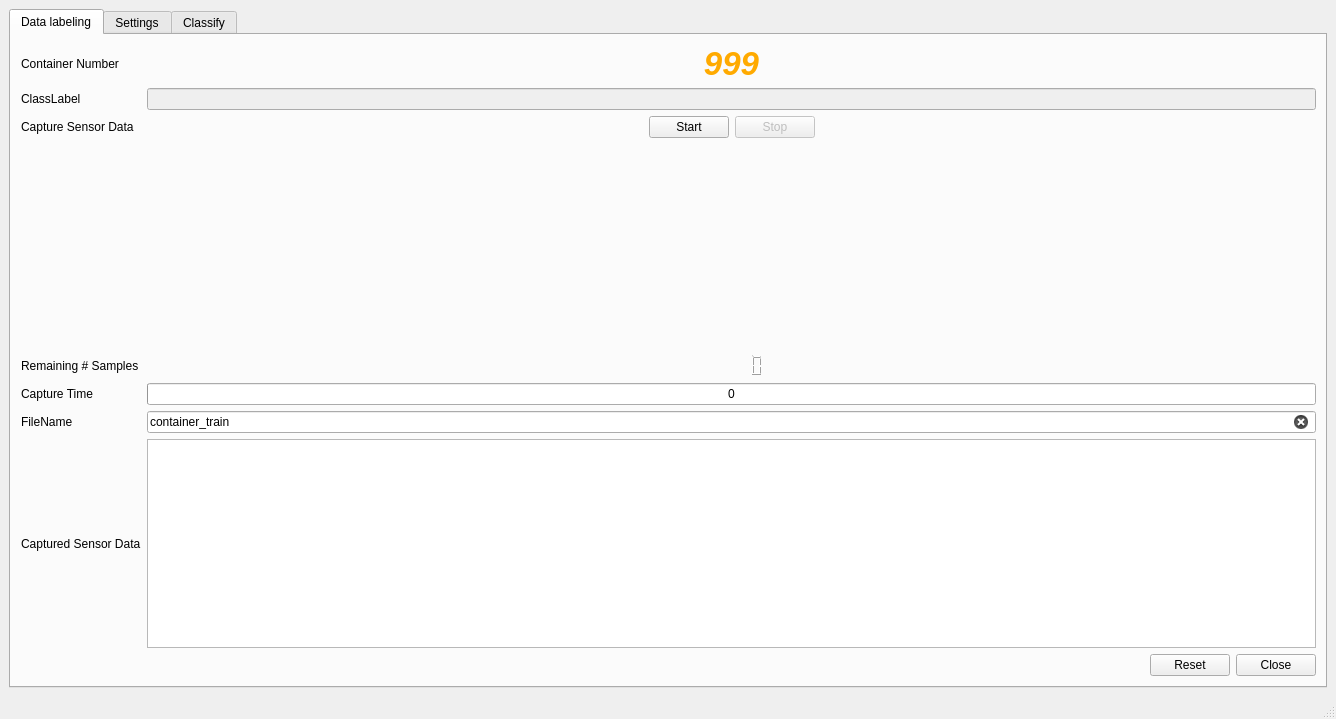
<?xml version="1.0" encoding="UTF-8"?>
<ui version="4.0">
 <class>MainWindow</class>
 <widget class="QMainWindow" name="MainWindow">
  <property name="geometry">
   <rect>
    <x>0</x>
    <y>0</y>
    <width>1336</width>
    <height>719</height>
   </rect>
  </property>
  <property name="acceptDrops">
   <bool>false</bool>
  </property>
  <property name="windowTitle">
   <string>Data Collection</string>
  </property>
  <property name="windowIcon">
   <iconset>
    <normaloff>Icon/research4-1.png</normaloff>Icon/research4-1.png</iconset>
  </property>
  <widget class="QWidget" name="centralwidget">
   <layout class="QGridLayout" name="gridLayout">
    <item row="0" column="0">
     <widget class="QTabWidget" name="mainTabObj">
      <property name="toolTip">
       <string/>
      </property>
      <property name="currentIndex">
       <number>0</number>
      </property>
      <property name="movable">
       <bool>true</bool>
      </property>
      <property name="tabBarAutoHide">
       <bool>true</bool>
      </property>
      <widget class="QWidget" name="dataLabelingTab">
       <attribute name="title">
        <string>Data labeling</string>
       </attribute>
       <widget class="QWidget" name="formLayoutWidget">
        <property name="geometry">
         <rect>
          <x>10</x>
          <y>10</y>
          <width>1295</width>
          <height>631</height>
         </rect>
        </property>
        <layout class="QGridLayout" name="dataLabelingTabGridLayout">
         <property name="sizeConstraint">
          <enum>QLayout::SetNoConstraint</enum>
         </property>
         <item row="8" column="0">
          <widget class="QLabel" name="fileNameLabel">
           <property name="text">
            <string>FileName</string>
           </property>
          </widget>
         </item>
         <item row="4" column="0">
          <widget class="QLabel" name="captureLabel">
           <property name="text">
            <string>Capture Sensor Data</string>
           </property>
          </widget>
         </item>
         <item row="8" column="1">
          <widget class="QLineEdit" name="fileNameLineEdit">
           <property name="text">
            <string>container_train</string>
           </property>
           <property name="clearButtonEnabled">
            <bool>true</bool>
           </property>
          </widget>
         </item>
         <item row="13" column="1">
          <layout class="QHBoxLayout" name="closeResetHLayout">
           <item>
            <spacer name="horizontalSpacer">
             <property name="orientation">
              <enum>Qt::Horizontal</enum>
             </property>
             <property name="sizeHint" stdset="0">
              <size>
               <width>40</width>
               <height>20</height>
              </size>
             </property>
            </spacer>
           </item>
           <item>
            <widget class="QPushButton" name="resetBtn">
             <property name="text">
              <string>Reset</string>
             </property>
            </widget>
           </item>
           <item>
            <widget class="QPushButton" name="closeBtn">
             <property name="text">
              <string>Close</string>
             </property>
            </widget>
           </item>
          </layout>
         </item>
         <item row="2" column="1">
          <widget class="QLineEdit" name="classLabelLineEdit">
           <property name="enabled">
            <bool>false</bool>
           </property>
          </widget>
         </item>
         <item row="4" column="1">
          <layout class="QHBoxLayout" name="capturSensorDataHLayout">
           <item>
            <spacer name="horizontalSpacer_2">
             <property name="orientation">
              <enum>Qt::Horizontal</enum>
             </property>
             <property name="sizeHint" stdset="0">
              <size>
               <width>30</width>
               <height>20</height>
              </size>
             </property>
            </spacer>
           </item>
           <item>
            <widget class="QPushButton" name="startCaptureBtn">
             <property name="mouseTracking">
              <bool>false</bool>
             </property>
             <property name="toolTip">
              <string>click to capture the sensor data</string>
             </property>
             <property name="whatsThis">
              <string>click to capture the sensor data</string>
             </property>
             <property name="text">
              <string>Start</string>
             </property>
            </widget>
           </item>
           <item>
            <widget class="QPushButton" name="stopCaptureBtn">
             <property name="enabled">
              <bool>false</bool>
             </property>
             <property name="text">
              <string>Stop</string>
             </property>
            </widget>
           </item>
           <item>
            <spacer name="horizontalSpacer_5">
             <property name="orientation">
              <enum>Qt::Horizontal</enum>
             </property>
             <property name="sizeHint" stdset="0">
              <size>
               <width>40</width>
               <height>20</height>
              </size>
             </property>
            </spacer>
           </item>
          </layout>
         </item>
         <item row="2" column="0">
          <widget class="QLabel" name="classLabelLabel">
           <property name="text">
            <string>ClassLabel</string>
           </property>
          </widget>
         </item>
         <item row="9" column="0">
          <widget class="QLabel" name="sensorTextLabel">
           <property name="text">
            <string>Captured Sensor Data</string>
           </property>
          </widget>
         </item>
         <item row="1" column="0">
          <widget class="QLabel" name="containerNumberLabel">
           <property name="text">
            <string>Container Number</string>
           </property>
          </widget>
         </item>
         <item row="9" column="1">
          <widget class="QTextEdit" name="sensorTextEdit">
           <property name="undoRedoEnabled">
            <bool>false</bool>
           </property>
           <property name="readOnly">
            <bool>true</bool>
           </property>
          </widget>
         </item>
         <item row="1" column="1">
          <widget class="QLabel" name="containerNumberLabelValueDisplay">
           <property name="enabled">
            <bool>true</bool>
           </property>
           <property name="palette">
            <palette>
             <active>
              <colorrole role="WindowText">
               <brush brushstyle="SolidPattern">
                <color alpha="255">
                 <red>255</red>
                 <green>170</green>
                 <blue>0</blue>
                </color>
               </brush>
              </colorrole>
             </active>
             <inactive>
              <colorrole role="WindowText">
               <brush brushstyle="SolidPattern">
                <color alpha="255">
                 <red>255</red>
                 <green>170</green>
                 <blue>0</blue>
                </color>
               </brush>
              </colorrole>
             </inactive>
             <disabled>
              <colorrole role="WindowText">
               <brush brushstyle="SolidPattern">
                <color alpha="255">
                 <red>120</red>
                 <green>120</green>
                 <blue>120</blue>
                </color>
               </brush>
              </colorrole>
             </disabled>
            </palette>
           </property>
           <property name="font">
            <font>
             <pointsize>25</pointsize>
             <weight>75</weight>
             <italic>true</italic>
             <bold>true</bold>
            </font>
           </property>
           <property name="autoFillBackground">
            <bool>false</bool>
           </property>
           <property name="text">
            <string>999</string>
           </property>
           <property name="textFormat">
            <enum>Qt::PlainText</enum>
           </property>
           <property name="alignment">
            <set>Qt::AlignCenter</set>
           </property>
          </widget>
         </item>
         <item row="7" column="1">
          <widget class="QProgressBar" name="captureTimeProgressBar">
           <property name="value">
            <number>0</number>
           </property>
           <property name="format">
            <string>%p</string>
           </property>
          </widget>
         </item>
         <item row="6" column="0">
          <widget class="QLabel" name="remainingSamplesToCaptureLabel">
           <property name="text">
            <string>Remaining # Samples</string>
           </property>
          </widget>
         </item>
         <item row="7" column="0">
          <widget class="QLabel" name="captureTimeLabel">
           <property name="text">
            <string>Capture Time</string>
           </property>
          </widget>
         </item>
         <item row="6" column="1">
          <widget class="QLCDNumber" name="remainingSamplesToCaptureLCDNumber">
           <property name="font">
            <font>
             <weight>75</weight>
             <bold>true</bold>
             <kerning>true</kerning>
            </font>
           </property>
           <property name="layoutDirection">
            <enum>Qt::LeftToRight</enum>
           </property>
           <property name="frameShape">
            <enum>QFrame::NoFrame</enum>
           </property>
           <property name="frameShadow">
            <enum>QFrame::Plain</enum>
           </property>
           <property name="digitCount">
            <number>6</number>
           </property>
           <property name="mode">
            <enum>QLCDNumber::Dec</enum>
           </property>
          </widget>
         </item>
         <item row="5" column="1">
          <spacer name="verticalSpacer">
           <property name="orientation">
            <enum>Qt::Vertical</enum>
           </property>
           <property name="sizeHint" stdset="0">
            <size>
             <width>20</width>
             <height>40</height>
            </size>
           </property>
          </spacer>
         </item>
        </layout>
       </widget>
      </widget>
      <widget class="QWidget" name="settingTab">
       <attribute name="title">
        <string>Settings</string>
       </attribute>
       <widget class="QWidget" name="gridLayoutWidget_2">
        <property name="geometry">
         <rect>
          <x>20</x>
          <y>20</y>
          <width>1281</width>
          <height>251</height>
         </rect>
        </property>
        <layout class="QGridLayout" name="settingTabMainGridLayout">
         <property name="sizeConstraint">
          <enum>QLayout::SetNoConstraint</enum>
         </property>
         <item row="2" column="0">
          <widget class="QLabel" name="recordingFolderLocationLabel">
           <property name="text">
            <string>Recording Folder Location</string>
           </property>
          </widget>
         </item>
         <item row="0" column="0">
          <widget class="QLabel" name="serialPortSettingsLabel">
           <property name="text">
            <string>Serial Port Settings</string>
           </property>
          </widget>
         </item>
         <item row="2" column="1">
          <layout class="QHBoxLayout" name="recordingFolderLocationhorizontalLayout">
           <item>
            <spacer name="horizontalSpacer_4">
             <property name="orientation">
              <enum>Qt::Horizontal</enum>
             </property>
             <property name="sizeHint" stdset="0">
              <size>
               <width>40</width>
               <height>20</height>
              </size>
             </property>
            </spacer>
           </item>
           <item>
            <widget class="QLineEdit" name="recordingFolderLocationLineEdit">
             <property name="text">
              <string>datarecording_discrete/rgb/</string>
             </property>
             <property name="clearButtonEnabled">
              <bool>true</bool>
             </property>
            </widget>
           </item>
          </layout>
         </item>
         <item row="0" column="1">
          <layout class="QVBoxLayout" name="setialPortSettingsVerticalLayout">
           <item>
            <layout class="QHBoxLayout" name="baudrateHorizontalLayout">
             <item>
              <widget class="QLabel" name="baudrateLabel">
               <property name="layoutDirection">
                <enum>Qt::LeftToRight</enum>
               </property>
               <property name="text">
                <string>Baudrate</string>
               </property>
              </widget>
             </item>
             <item>
              <widget class="QComboBox" name="baudrateComboBox">
               <property name="currentText">
                <string>115200</string>
               </property>
               <property name="maxVisibleItems">
                <number>20</number>
               </property>
               <property name="sizeAdjustPolicy">
                <enum>QComboBox::AdjustToMinimumContentsLength</enum>
               </property>
               <item>
                <property name="text">
                 <string>115200</string>
                </property>
               </item>
               <item>
                <property name="text">
                 <string>57600</string>
                </property>
               </item>
               <item>
                <property name="text">
                 <string>38400</string>
                </property>
               </item>
               <item>
                <property name="text">
                 <string>28800</string>
                </property>
               </item>
               <item>
                <property name="text">
                 <string>19200</string>
                </property>
               </item>
               <item>
                <property name="text">
                 <string>14400</string>
                </property>
               </item>
               <item>
                <property name="text">
                 <string>9600</string>
                </property>
               </item>
               <item>
                <property name="text">
                 <string>4800</string>
                </property>
               </item>
               <item>
                <property name="text">
                 <string>2400</string>
                </property>
               </item>
               <item>
                <property name="text">
                 <string>1200</string>
                </property>
               </item>
               <item>
                <property name="text">
                 <string>900</string>
                </property>
               </item>
               <item>
                <property name="text">
                 <string>600</string>
                </property>
               </item>
               <item>
                <property name="text">
                 <string>300</string>
                </property>
               </item>
              </widget>
             </item>
            </layout>
           </item>
           <item>
            <layout class="QHBoxLayout" name="portHorizontalLayout">
             <item>
              <widget class="QLabel" name="portLabel">
               <property name="text">
                <string>Port</string>
               </property>
              </widget>
             </item>
             <item>
              <spacer name="horizontalSpacer_3">
               <property name="orientation">
                <enum>Qt::Horizontal</enum>
               </property>
               <property name="sizeHint" stdset="0">
                <size>
                 <width>40</width>
                 <height>20</height>
                </size>
               </property>
              </spacer>
             </item>
             <item>
              <widget class="QLineEdit" name="portlineEdit">
               <property name="text">
                <string>COM3</string>
               </property>
               <property name="clearButtonEnabled">
                <bool>true</bool>
               </property>
              </widget>
             </item>
            </layout>
           </item>
          </layout>
         </item>
         <item row="1" column="0">
          <widget class="QLabel" name="recordingTimerLabel">
           <property name="text">
            <string>Recording Timer</string>
           </property>
          </widget>
         </item>
         <item row="4" column="0">
          <widget class="QLabel" name="colorSpaceLabel">
           <property name="text">
            <string>Color Space</string>
           </property>
          </widget>
         </item>
         <item row="3" column="0">
          <widget class="QLabel" name="sensorEnableDisableLabel">
           <property name="text">
            <string>Enable / Disable Color Sensor</string>
           </property>
          </widget>
         </item>
         <item row="1" column="1">
          <layout class="QHBoxLayout" name="recordingTimerHorizontalLayout">
           <item>
            <widget class="QCheckBox" name="enableTimerCheckBox">
             <property name="text">
              <string>Enable Timer</string>
             </property>
             <property name="checked">
              <bool>true</bool>
             </property>
            </widget>
           </item>
           <item>
            <spacer name="horizontalSpacer_9">
             <property name="orientation">
              <enum>Qt::Horizontal</enum>
             </property>
             <property name="sizeHint" stdset="0">
              <size>
               <width>40</width>
               <height>20</height>
              </size>
             </property>
            </spacer>
           </item>
           <item>
            <widget class="QLabel" name="timerInSecondsLabel">
             <property name="text">
              <string>Time(in seconds)</string>
             </property>
            </widget>
           </item>
           <item>
            <widget class="QLineEdit" name="timerInSecondsLineEdit">
             <property name="inputMethodHints">
              <set>Qt::ImhNone</set>
             </property>
             <property name="text">
              <string>40</string>
             </property>
             <property name="clearButtonEnabled">
              <bool>true</bool>
             </property>
            </widget>
           </item>
          </layout>
         </item>
         <item row="3" column="1">
          <layout class="QHBoxLayout" name="sensorButtonHorizontalLayout">
           <item>
            <widget class="QPushButton" name="colSensorButton1">
             <property name="acceptDrops">
              <bool>false</bool>
             </property>
             <property name="text">
              <string>R5</string>
             </property>
             <property name="checkable">
              <bool>true</bool>
             </property>
             <property name="checked">
              <bool>true</bool>
             </property>
            </widget>
           </item>
           <item>
            <widget class="QPushButton" name="colSensorButton2">
             <property name="text">
              <string>R4</string>
             </property>
             <property name="checkable">
              <bool>true</bool>
             </property>
             <property name="checked">
              <bool>true</bool>
             </property>
            </widget>
           </item>
           <item>
            <widget class="QPushButton" name="colSensorButton3">
             <property name="text">
              <string>R3</string>
             </property>
             <property name="checkable">
              <bool>true</bool>
             </property>
             <property name="checked">
              <bool>true</bool>
             </property>
            </widget>
           </item>
           <item>
            <widget class="QPushButton" name="colSensorButton4">
             <property name="text">
              <string>R2</string>
             </property>
             <property name="checkable">
              <bool>true</bool>
             </property>
             <property name="checked">
              <bool>true</bool>
             </property>
            </widget>
           </item>
           <item>
            <widget class="QPushButton" name="colSensorButton5">
             <property name="text">
              <string>R1</string>
             </property>
             <property name="checkable">
              <bool>true</bool>
             </property>
             <property name="checked">
              <bool>true</bool>
             </property>
            </widget>
           </item>
           <item>
            <widget class="QPushButton" name="colSensorButton6">
             <property name="text">
              <string>R0</string>
             </property>
             <property name="checkable">
              <bool>true</bool>
             </property>
             <property name="checked">
              <bool>true</bool>
             </property>
            </widget>
           </item>
           <item>
            <widget class="QPushButton" name="colSensorButton7">
             <property name="text">
              <string>M</string>
             </property>
             <property name="checkable">
              <bool>true</bool>
             </property>
             <property name="checked">
              <bool>true</bool>
             </property>
            </widget>
           </item>
           <item>
            <widget class="QPushButton" name="colSensorButton8">
             <property name="text">
              <string>L1</string>
             </property>
             <property name="checkable">
              <bool>true</bool>
             </property>
             <property name="checked">
              <bool>true</bool>
             </property>
            </widget>
           </item>
           <item>
            <widget class="QPushButton" name="colSensorButton9">
             <property name="text">
              <string>L2</string>
             </property>
             <property name="checkable">
              <bool>true</bool>
             </property>
             <property name="checked">
              <bool>true</bool>
             </property>
            </widget>
           </item>
           <item>
            <widget class="QPushButton" name="colSensorButton10">
             <property name="text">
              <string>L3</string>
             </property>
             <property name="checkable">
              <bool>true</bool>
             </property>
             <property name="checked">
              <bool>true</bool>
             </property>
            </widget>
           </item>
           <item>
            <widget class="QPushButton" name="colSensorButton11">
             <property name="text">
              <string>L4</string>
             </property>
             <property name="checkable">
              <bool>true</bool>
             </property>
             <property name="checked">
              <bool>true</bool>
             </property>
            </widget>
           </item>
           <item>
            <widget class="QPushButton" name="colSensorButton12">
             <property name="text">
              <string>L5</string>
             </property>
             <property name="checkable">
              <bool>true</bool>
             </property>
             <property name="checked">
              <bool>true</bool>
             </property>
            </widget>
           </item>
          </layout>
         </item>
         <item row="4" column="1">
          <layout class="QHBoxLayout" name="colorSpaceButtonsHorizontalLayout">
           <item>
            <widget class="QPushButton" name="colorSpaceXYZButton">
             <property name="text">
              <string>XYZ</string>
             </property>
             <property name="checkable">
              <bool>true</bool>
             </property>
             <property name="autoExclusive">
              <bool>true</bool>
             </property>
            </widget>
           </item>
           <item>
            <widget class="QPushButton" name="colorSpaceLabButton">
             <property name="text">
              <string>L*a*b*</string>
             </property>
             <property name="checkable">
              <bool>true</bool>
             </property>
             <property name="autoExclusive">
              <bool>true</bool>
             </property>
            </widget>
           </item>
           <item>
            <widget class="QPushButton" name="colorSpaceYCbCrButton">
             <property name="text">
              <string>YCbCr</string>
             </property>
             <property name="checkable">
              <bool>true</bool>
             </property>
             <property name="autoExclusive">
              <bool>true</bool>
             </property>
            </widget>
           </item>
           <item>
            <widget class="QPushButton" name="colorSpaceRGBButton">
             <property name="text">
              <string>RGB</string>
             </property>
             <property name="checkable">
              <bool>true</bool>
             </property>
             <property name="checked">
              <bool>true</bool>
             </property>
             <property name="autoExclusive">
              <bool>true</bool>
             </property>
            </widget>
           </item>
           <item>
            <widget class="QPushButton" name="colorSpaceHSVButton">
             <property name="text">
              <string>HSV</string>
             </property>
             <property name="checkable">
              <bool>true</bool>
             </property>
             <property name="checked">
              <bool>false</bool>
             </property>
             <property name="autoExclusive">
              <bool>true</bool>
             </property>
            </widget>
           </item>
          </layout>
         </item>
         <item row="5" column="0">
          <widget class="QLabel" name="randomNumberLabel">
           <property name="text">
            <string>Random number setting</string>
           </property>
          </widget>
         </item>
         <item row="5" column="1">
          <layout class="QHBoxLayout" name="randomNumberHorizontalLayout">
           <item>
            <spacer name="horizontalSpacer_8">
             <property name="orientation">
              <enum>Qt::Horizontal</enum>
             </property>
             <property name="sizeHint" stdset="0">
              <size>
               <width>40</width>
               <height>20</height>
              </size>
             </property>
            </spacer>
           </item>
           <item>
            <widget class="QLabel" name="ranodmNumberEnableLabel">
             <property name="text">
              <string>Enable Randomness</string>
             </property>
            </widget>
           </item>
           <item>
            <widget class="QCheckBox" name="randomNumberCheckBox">
             <property name="text">
              <string/>
             </property>
             <property name="checked">
              <bool>true</bool>
             </property>
            </widget>
           </item>
           <item>
            <spacer name="horizontalSpacer_7">
             <property name="orientation">
              <enum>Qt::Horizontal</enum>
             </property>
             <property name="sizeHint" stdset="0">
              <size>
               <width>40</width>
               <height>20</height>
              </size>
             </property>
            </spacer>
           </item>
           <item>
            <widget class="QLabel" name="label">
             <property name="text">
              <string>#Samples / Key</string>
             </property>
            </widget>
           </item>
           <item>
            <widget class="QLineEdit" name="samplesPerKeyCountLineEdit">
             <property name="text">
              <string>2</string>
             </property>
             <property name="clearButtonEnabled">
              <bool>true</bool>
             </property>
            </widget>
           </item>
           <item>
            <spacer name="horizontalSpacer_10">
             <property name="orientation">
              <enum>Qt::Horizontal</enum>
             </property>
             <property name="sizeHint" stdset="0">
              <size>
               <width>40</width>
               <height>20</height>
              </size>
             </property>
            </spacer>
           </item>
           <item>
            <widget class="QLabel" name="randomNumberLowerLimitLabel">
             <property name="text">
              <string>Lower Limit</string>
             </property>
            </widget>
           </item>
           <item>
            <widget class="QLineEdit" name="randomNumberLowerLimitLineEdit">
             <property name="text">
              <string>0</string>
             </property>
             <property name="clearButtonEnabled">
              <bool>true</bool>
             </property>
            </widget>
           </item>
           <item>
            <spacer name="horizontalSpacer_11">
             <property name="orientation">
              <enum>Qt::Horizontal</enum>
             </property>
             <property name="sizeHint" stdset="0">
              <size>
               <width>40</width>
               <height>20</height>
              </size>
             </property>
            </spacer>
           </item>
           <item>
            <widget class="QLabel" name="randomNumberUpperLimitLabel">
             <property name="text">
              <string>Upper Limit</string>
             </property>
            </widget>
           </item>
           <item>
            <widget class="QLineEdit" name="randomNumberUpperLimitLineEdit">
             <property name="text">
              <string>24</string>
             </property>
             <property name="clearButtonEnabled">
              <bool>true</bool>
             </property>
            </widget>
           </item>
           <item>
            <spacer name="horizontalSpacer_6">
             <property name="orientation">
              <enum>Qt::Horizontal</enum>
             </property>
             <property name="sizeHint" stdset="0">
              <size>
               <width>40</width>
               <height>20</height>
              </size>
             </property>
            </spacer>
           </item>
          </layout>
         </item>
        </layout>
       </widget>
      </widget>
      <widget class="QWidget" name="classifierTab">
       <attribute name="title">
        <string>Classify</string>
       </attribute>
       <widget class="QWidget" name="gridLayoutWidget">
        <property name="geometry">
         <rect>
          <x>9</x>
          <y>9</y>
          <width>1321</width>
          <height>801</height>
         </rect>
        </property>
        <layout class="QGridLayout" name="classifierTabGridLayout">
         <property name="sizeConstraint">
          <enum>QLayout::SetNoConstraint</enum>
         </property>
        </layout>
       </widget>
      </widget>
     </widget>
    </item>
   </layout>
  </widget>
  <widget class="QStatusBar" name="statusbar"/>
 </widget>
 <resources/>
 <connections/>
</ui>
